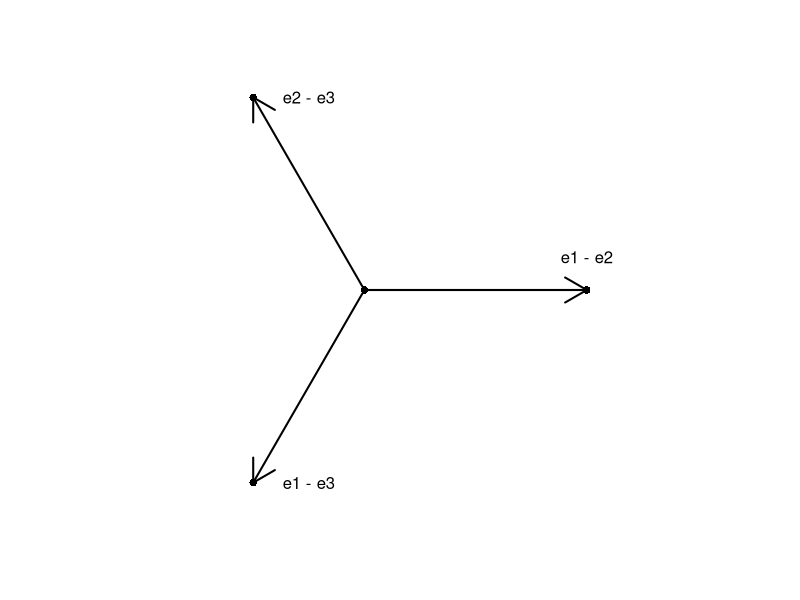

Here is the R script that generated this plot:
## ---- chunk 1
  plot(c(0,1,-1/2,-1/2), c(0,0,sqrt(3)/2,-sqrt(3)/2), yaxt="n", xaxt="n", ylab="", xlab="", asp=1, bty="n", pch = 16)
  arrows(0, 0, 1, 0, lwd=2)
  arrows(0, 0, -1/2, sqrt(3)/2, lwd=2)
  arrows(0, 0, -1/2, -sqrt(3)/2, lwd=2)
  text(1, 0.15, "e1 - e2")
  text(-1/2 + 0.25, sqrt(3)/2, "e2 - e3")
  text(-1/2 + 0.25, -sqrt(3)/2, "e1 - e3")
